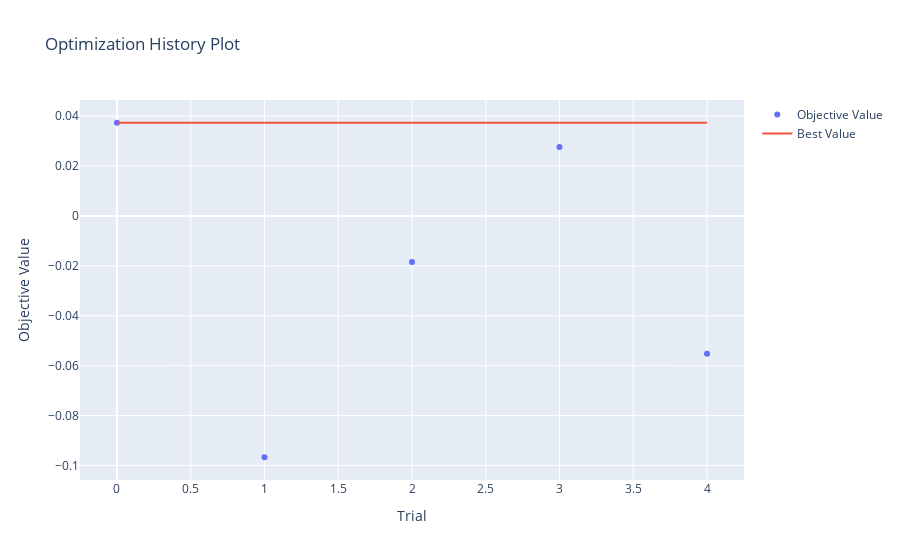

Source (notebook cell):
### Code cell
import optuna

optuna.visualization.plot_optimization_history(study_extended.study)

### Figure 1 — Plotly figure (JSON) as saved in the notebook; plotly's stock layout.template omitted (floating-point values rounded to 4 significant figures)
{"data": [{"mode": "markers", "name": "Objective Value", "type": "scatter", "x": [0, 1, 2, 3, 4], "y": [0.03736, -0.09673, -0.01846, 0.02767, -0.05524]}, {"mode": "lines", "name": "Best Value", "type": "scatter", "x": [0, 1, 2, 3, 4], "y": [0.03736, 0.03736, 0.03736, 0.03736, 0.03736]}, {"marker": {"color": "#cccccc"}, "mode": "markers", "name": "Infeasible Trial", "showlegend": false, "type": "scatter", "x": [], "y": []}], "layout": {"title": {"text": "Optimization History Plot"}, "xaxis": {"title": {"text": "Trial"}}, "yaxis": {"title": {"text": "Objective Value"}}}}
